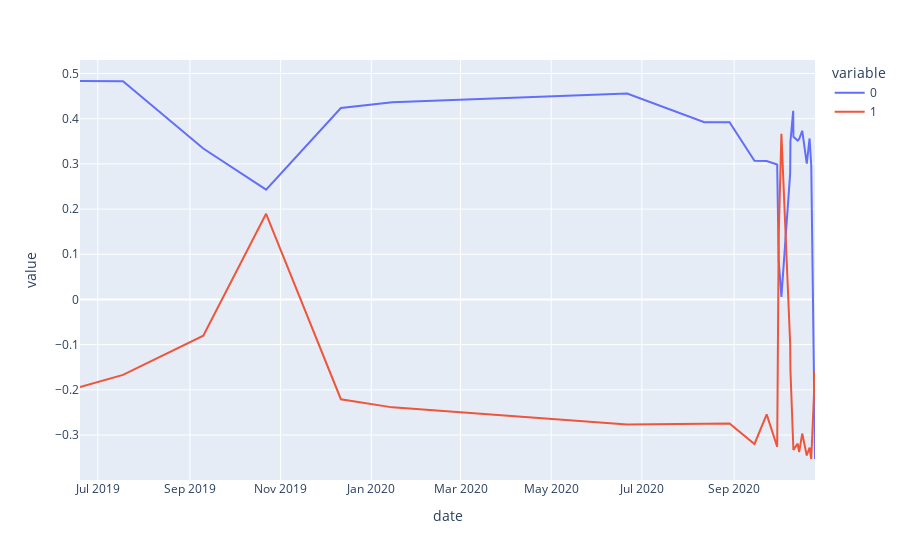

Notebook cell for this chart:
### Code cell
px.line(dcm[dcm['speaker']=='pence'].reset_index(), x='date', y=[0,1], hover_name='title')

### Figure 1 — Plotly figure (JSON) as saved in the notebook; plotly's stock layout.template omitted (floating-point values rounded to 4 significant figures)
{"data": [{"hovertemplate": "<b>%{hovertext}</b><br><br>variable=0<br>date=%{x}<br>value=%{y}<extra></extra>", "hovertext": ["VP Mike Pence introduces President Trump at 2020 re-election rally", "AMERICA IS BACK: VP Pence amps up crowd during Trump rally", "\"HE'S THE REAL DEAL\": VP Pence speaks at Trump rally in Fayetteville, NC", "VP Pence FULL Remarks At 2019 IAC Conference  10-21-2019", "Vice President Mike Pence speaks at the Trump rally in Hershey", "VP Pence OpenING Speech First 2020 KAG Rally | Toledo OH | 1-09-20 20", "Vice President Mike Pence speaks at a Make America Great Again Rally in Tulsa, OK | FULL SPEECH", "JUST IN: Pence responds to Kamala Harris being chosen as Joe Biden's 2020 running mate", "WATCH LIVE: Mike Pence speaks at Trump campaign event in Michigan", "Pence campaigns in Wisconsin | FULL REMARKS", "Full video: Vice President Mike Pence holds campaign rally in Gilford", "LIVE: Pence Hosts Presidential Debate Watch Party in Lititz, Pennsylvania", "Mike Pence in Atlanta: Why and when is he here?", "Canvas + O365 Integration with Jeff Pence", "Pence attends a 'Make America Great Again!' event in Nevada", "Mike Pence holds 'Make American Great Again' event in Arizona", "WATCH Full Speech: Vice President Mike Pence hosts a \"Latinos for Trump\" event in Orlando.", "#LiveStream #USElections2020 #Pence holds campaign rally at The Villages in Florida | 10-10-20", "WATCH: Vice President Pence in Waukesha, WI #Wisconsin", "Full Speech: Mike Pence Rallies Supporters in Grand Rapids", "VP Pence in Selma (Full speech)", "Pence campaigns in Pennsylvania", "VP Pence holds 'Make America Great Again!' event", "Full speech: Vice President Pence holds campaign rally in Waterford Township, Michigan", "FULL LIVE EVENT Vice President Mike Pence Lakeland, Florida 10/24/2020"], "legendgroup": "0", "line": {"color": "#636efa", "dash": "solid"}, "mode": "lines", "name": "0", "orientation": "v", "showlegend": true, "type": "scatter", "x": ["2019-06-19T01:03:06", "2019-07-17T23:25:05", "2019-09-09T23:20:41", "2019-10-22T05:26:53", "2019-12-11T12:41:31", "2020-01-15T03:38:47", "2020-06-21T01:40:09", "2020-08-11T23:53:58", "2020-08-28T22:41:29", "2020-09-14T17:12:58", "2020-09-22T22:33:33", "2020-09-29T23:42:05", "2020-10-01T00:24:31", "2020-10-02T19:58:52", "2020-10-08T17:45:28", "2020-10-08T21:44:24", "2020-10-10T18:25:43", "2020-10-10T21:52:13", "2020-10-13T18:44:30", "2020-10-14T18:39:00", "2020-10-16T20:12:51", "2020-10-19T21:27:48", "2020-10-21T18:55:50", "2020-10-22T21:49:39", "2020-10-25T10:24:34"], "xaxis": "x", "y": [0.4834, 0.4828, 0.334, 0.2429, 0.4237, 0.4365, 0.4556, 0.3922, 0.3922, 0.3068, 0.3063, 0.2987, 0.08633, 0.005773, 0.2795, 0.3496, 0.4174, 0.3599, 0.3516, 0.3551, 0.3733, 0.3004, 0.3563, 0.2963, -0.353], "yaxis": "y"}, {"hovertemplate": "<b>%{hovertext}</b><br><br>variable=1<br>date=%{x}<br>value=%{y}<extra></extra>", "hovertext": ["VP Mike Pence introduces President Trump at 2020 re-election rally", "AMERICA IS BACK: VP Pence amps up crowd during Trump rally", "\"HE'S THE REAL DEAL\": VP Pence speaks at Trump rally in Fayetteville, NC", "VP Pence FULL Remarks At 2019 IAC Conference  10-21-2019", "Vice President Mike Pence speaks at the Trump rally in Hershey", "VP Pence OpenING Speech First 2020 KAG Rally | Toledo OH | 1-09-20 20", "Vice President Mike Pence speaks at a Make America Great Again Rally in Tulsa, OK | FULL SPEECH", "JUST IN: Pence responds to Kamala Harris being chosen as Joe Biden's 2020 running mate", "WATCH LIVE: Mike Pence speaks at Trump campaign event in Michigan", "Pence campaigns in Wisconsin | FULL REMARKS", "Full video: Vice President Mike Pence holds campaign rally in Gilford", "LIVE: Pence Hosts Presidential Debate Watch Party in Lititz, Pennsylvania", "Mike Pence in Atlanta: Why and when is he here?", "Canvas + O365 Integration with Jeff Pence", "Pence attends a 'Make America Great Again!' event in Nevada", "Mike Pence holds 'Make American Great Again' event in Arizona", "WATCH Full Speech: Vice President Mike Pence hosts a \"Latinos for Trump\" event in Orlando.", "#LiveStream #USElections2020 #Pence holds campaign rally at The Villages in Florida | 10-10-20", "WATCH: Vice President Pence in Waukesha, WI #Wisconsin", "Full Speech: Mike Pence Rallies Supporters in Grand Rapids", "VP Pence in Selma (Full speech)", "Pence campaigns in Pennsylvania", "VP Pence holds 'Make America Great Again!' event", "Full speech: Vice President Pence holds campaign rally in Waterford Township, Michigan", "FULL LIVE EVENT Vice President Mike Pence Lakeland, Florida 10/24/2020"], "legendgroup": "1", "line": {"color": "#EF553B", "dash": "solid"}, "mode": "lines", "name": "1", "orientation": "v", "showlegend": true, "type": "scatter", "x": ["2019-06-19T01:03:06", "2019-07-17T23:25:05", "2019-09-09T23:20:41", "2019-10-22T05:26:53", "2019-12-11T12:41:31", "2020-01-15T03:38:47", "2020-06-21T01:40:09", "2020-08-11T23:53:58", "2020-08-28T22:41:29", "2020-09-14T17:12:58", "2020-09-22T22:33:33", "2020-09-29T23:42:05", "2020-10-01T00:24:31", "2020-10-02T19:58:52", "2020-10-08T17:45:28", "2020-10-08T21:44:24", "2020-10-10T18:25:43", "2020-10-10T21:52:13", "2020-10-13T18:44:30", "2020-10-14T18:39:00", "2020-10-16T20:12:51", "2020-10-19T21:27:48", "2020-10-21T18:55:50", "2020-10-22T21:49:39", "2020-10-25T10:24:34"], "xaxis": "x", "y": [-0.1939, -0.167, -0.08019, 0.1895, -0.2208, -0.2388, -0.2768, -0.2744, -0.2744, -0.3199, -0.2542, -0.326, 0.1407, 0.3665, -0.09926, -0.1557, -0.3322, -0.3331, -0.319, -0.3378, -0.2968, -0.3454, -0.3279, -0.3531, -0.1587], "yaxis": "y"}], "layout": {"legend": {"title": {"text": "variable"}, "tracegroupgap": 0}, "margin": {"t": 60}, "xaxis": {"anchor": "y", "domain": [0, 1], "title": {"text": "date"}}, "yaxis": {"anchor": "x", "domain": [0, 1], "title": {"text": "value"}}}}
